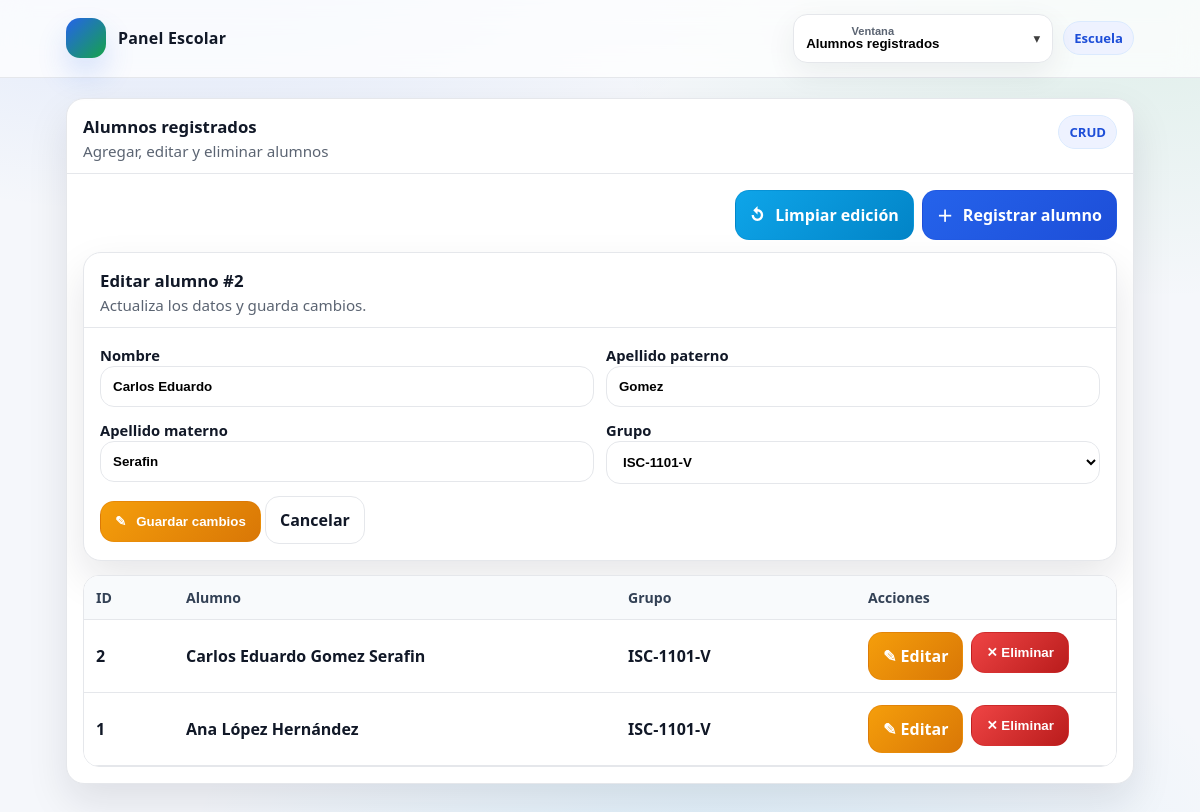
Screenshot of /P5/P5/index.php?view=alumnos&edit=2 with the database file from the repository.
### tables this page shows
CREATE TABLE `alumnos` (
  `id` int NOT NULL,
  `nombre` varchar(80) NOT NULL,
  `apellido_paterno` varchar(80) NOT NULL,
  `apellido_materno` varchar(80) NOT NULL,
  `grupo_id` int NOT NULL,
  `created_at` timestamp NULL DEFAULT CURRENT_TIMESTAMP
);

CREATE TABLE `grupos` (
  `id` int NOT NULL,
  `carrera_id` int NOT NULL,
  `turno_id` int NOT NULL,
  `grado_id` int NOT NULL,
  `clave_num` int NOT NULL,
  `clave_completa` varchar(32) NOT NULL,
  `created_at` timestamp NULL DEFAULT CURRENT_TIMESTAMP
);

### P5/P5/includes/helpers.php (called while the page is built, shortened)
<?php
function h(string $s): string { return htmlspecialchars($s, ENT_QUOTES, 'UTF-8'); }

### P5/P5/views/alumnos.php (the view, shortened to what this page needs)
<?php
$pdo = db();
$rows = $pdo->query("
  SELECT a.id, a.nombre, a.apellido_paterno, a.apellido_materno,
         g.clave_completa AS grupo
  FROM alumnos a
  JOIN grupos g ON g.id = a.grupo_id
  ORDER BY a.id DESC
")->fetchAll();
$grupos = $pdo->query("
  SELECT id, clave_completa
  FROM grupos
  ORDER BY clave_completa ASC
")->fetchAll();
$editId = isset($_GET['edit']) ? (int)$_GET['edit'] : 0;
$editRow = null;
if ($editId > 0) {
  $st = $pdo->prepare("SELECT * FROM alumnos WHERE id=?");
  $st->execute([$editId]);
  $editRow = $st->fetch();
}
?>
<section class="card span-2">
  <div class="card-head">
    <div>
      <h2>Alumnos registrados</h2>
      <p>Agregar, editar y eliminar alumnos</p>
    </div>
    <span class="chip">CRUD</span>
  </div>
  <div class="card-body">
    <div class="actions" style="justify-content:flex-end;margin-bottom:12px;">
      <a class="btn info" href="?view=alumnos"><span>↺</span> Limpiar edición</a>
      <a class="btn primary" href="?view=regAlumno"><span>＋</span> Registrar alumno</a>
    </div>
    <?php if ($editRow): ?>
      <div class="card" style="margin-bottom:14px;">
        <div class="card-head">
          <div>
            <h2>Editar alumno #<?= (int)$editRow['id'] ?></h2>
            <p>Actualiza los datos y guarda cambios.</p>
          </div>
        </div>
        <div class="card-body">
          <form class="form" method="post" action="actions/alumnos_update.php">
            <div>
              <label>Nombre</label>
              <input class="input" name="nombre" required value="<?= h($editRow['nombre']) ?>" />
            </div>
            <div>
              <label>Apellido paterno</label>
              <input class="input" name="apellido_paterno" required value="<?= h($editRow['apellido_paterno']) ?>" />
            </div>
            <div>
              <label>Apellido materno</label>
              <input class="input" name="apellido_materno" required value="<?= h($editRow['apellido_materno']) ?>" />
            </div>
            <div>
              <label>Grupo</label>
              <select name="grupo_id" required>
                <?php foreach ($grupos as $g): ?>
                  <option value="<?= (int)$g['id'] ?>" <?= (int)$g['id']===(int)$editRow['grupo_id'] ? 'selected' : '' ?>>
                    <?= h($g['clave_completa']) ?>
                  </option>
                <?php endforeach; ?>
              </select>
            </div>
            <div class="full">
              <button class="btn warn" type="submit"><span>✎</span> Guardar cambios</button>
              <a class="btn ghost" href="?view=alumnos">Cancelar</a>
            </div>
          </form>
        </div>
      </div>
    <?php endif; ?>
    <div class="table-wrap">
      <table>
        <thead>
          <tr>
            <th style="width:90px;">ID</th>
            <th>Alumno</th>
            <th style="width:240px;">Grupo</th>
            <th style="width:260px;">Acciones</th>
          </tr>
        </thead>
        <tbody>
          <?php foreach ($rows as $r): ?>
            <tr>
              <td><?= (int)$r['id'] ?></td>
              <td><?= h($r['nombre']." ".$r['apellido_paterno']." ".$r['apellido_materno']) ?></td>
              <td><?= h($r['grupo']) ?></td>
              <td>
                <div class="actions">
                  <a class="btn warn" href="?view=alumnos&edit=<?= (int)$r['id'] ?>">✎ Editar</a>
                  <form method="post" action="actions/alumnos_delete.php" onsubmit="return confirm('¿Eliminar este alumno?');" style="display:inline;">
                    <button class="btn danger" type="submit">✕ Eliminar</button>
                  </form>
                </div>
              </td>
            </tr>
          <?php endforeach; ?>
        </tbody>
      </table>
    </div>
  </div>
</section>

### P5/P5/assets/style.css (style rules this page uses)
:root { --bg:#f5f7fb; --card:#ffffff; --muted:#5b6472; --text:#111827; --stroke:#e5e7eb; --brand:#2563eb; --brand2:#16a34a; --warn:#f59e0b; --danger:#ef4444; --info:#0ea5e9; --shadow: 0 18px 40px rgba(17,24,39,.10); --radius: 18px; --radius2: 14px; }
* { box-sizing:border-box }
html,body { height:100% }
body { margin:0; font-family: ui-sans-serif, system-ui, -apple-system, Segoe UI, Roboto, Arial; background: radial-gradient(1000px 500px at 15% -10%, rgba(37,99,235,.12), transparent 60%), radial-gradient(900px 500px at 95% 0%, rgba(22,163,74,.10), transparent 60%), radial-gradient(900px 500px at 60% 105%, rgba(14,165,233,.10), transparent 60%), var(--bg); color:var(--text); }
a { color:inherit;text-decoration:none }
.chip { padding:7px 10px;border-radius:999px; background:#eef2ff;border:1px solid #dbeafe; color:#1d4ed8;font-weight:800;font-size:.82rem; }
@media (min-width: 900px) { .span-2 { grid-column:1 / -1 } }
.card { background:var(--card); border:1px solid var(--stroke); border-radius: var(--radius); box-shadow: var(--shadow); overflow:hidden; }
.card-head { padding:16px 16px 12px; border-bottom:1px solid var(--stroke); display:flex;align-items:flex-start;justify-content:space-between;gap:10px; }
.card-head h2 { margin:0;font-size:1.05rem }
.card-head p { margin:.2rem 0 0;color:var(--muted);font-size:.95rem }
.card-body { padding:16px }
.form { display:grid;grid-template-columns:1fr;gap:12px }
@media (min-width:900px) { .form { grid-template-columns:1fr 1fr } }
@media (min-width:900px) { .full { grid-column:1 / -1 } }
label { font-weight:800;font-size:.92rem }
.input, select { width:100%; padding:12px 12px; border-radius:14px; border:1px solid var(--stroke); background:#fff; outline:none; font-weight:700; }
.btn { display:inline-flex;align-items:center;justify-content:center;gap:10px; padding:12px 14px;border-radius:14px; border:1px solid var(--stroke); cursor:pointer;font-weight:900; background:#fff; }
.btn.primary { background: linear-gradient(135deg, var(--brand), #1d4ed8); color:#fff;border-color: rgba(29,78,216,.35); }
.btn.warn { background: linear-gradient(135deg, var(--warn), #d97706); color:#fff;border-color: rgba(217,119,6,.35); }
.btn.danger { background: linear-gradient(135deg, var(--danger), #b91c1c); color:#fff;border-color: rgba(185,28,28,.35); }
.btn.info { background: linear-gradient(135deg, var(--info), #0284c7); color:#fff;border-color: rgba(2,132,199,.35); }
.btn.ghost { background:#fff; }
.table-wrap { overflow:auto; border-radius:16px; border:1px solid var(--stroke); }
table { width:100%;border-collapse:collapse;min-width:720px;background:#fff }
th,td { padding:12px 12px;border-bottom:1px solid var(--stroke);text-align:left }
th { background:#f8fafc;color:#334155;font-size:.88rem }
td { color:#111827;font-weight:650 }
.actions { display:flex;gap:8px;flex-wrap:wrap }

### rows the page displays
alumnos: id "2", nombre "Carlos Eduardo", apellido_paterno "Gomez", apellido_materno "Serafin", grupo_id "ISC-1101-V", nombre+apellido_paterno+apellido_materno "Carlos Eduardo Gomez Serafin", grupo.clave_completa "ISC-1101-V"
alumnos: id "1", nombre+apellido_paterno+apellido_materno "Ana López Hernández", grupo.clave_completa "ISC-1101-V"

### other values shown
$panels[$view] "Alumnos registrados"
